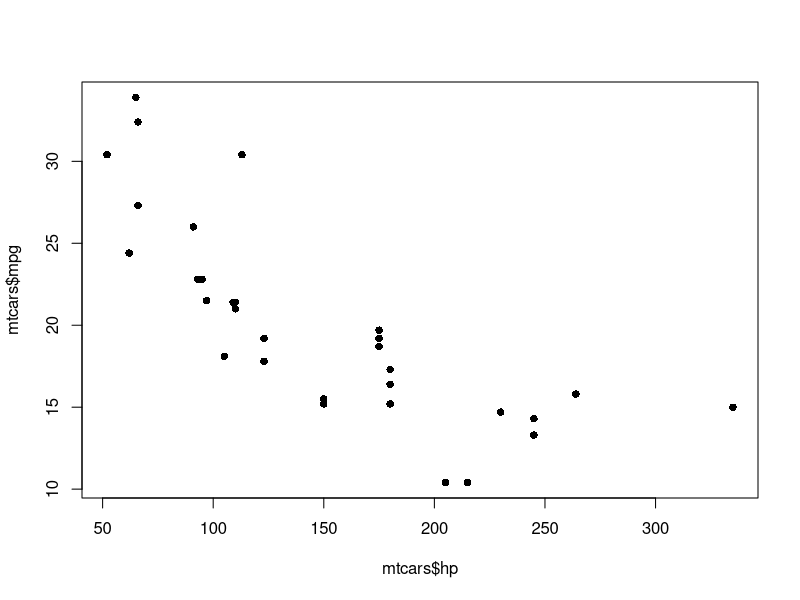
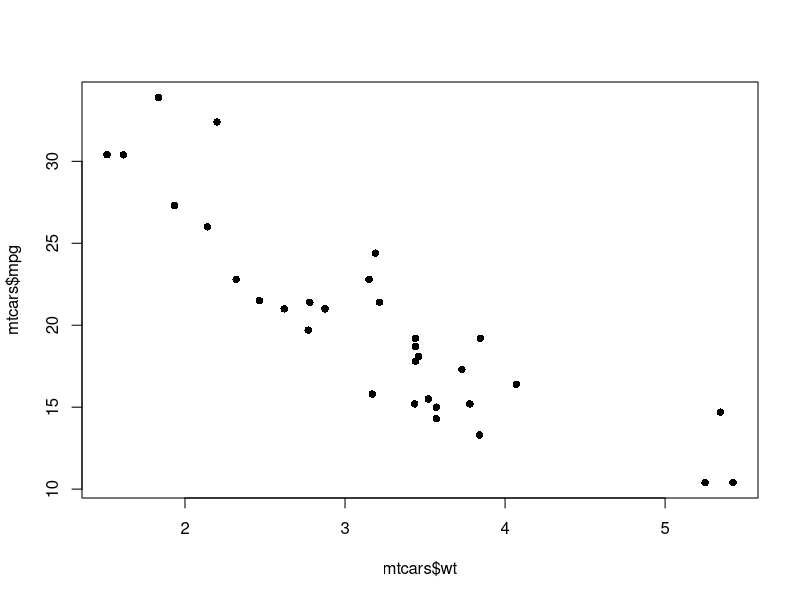
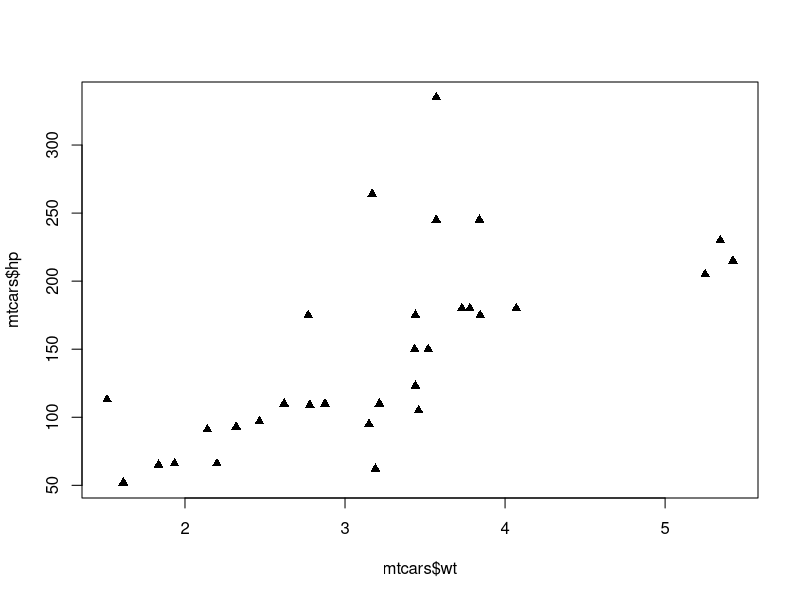

These charts were generated, in order, by the following R code: (Note: this script raises an error after producing the figures.)
## Correlation
cor(mtcars$hp, mtcars$mpg)
cor(mtcars$wt, mtcars$mpg)

plot(mtcars$hp, mtcars$mpg, pch=16)
plot(mtcars$wt, mtcars$mpg, pch=16)
plot(mtcars$wt, mtcars$hp, pch=17)

cor(mtcars[ , c("mpg", "wt", "hp")])

# dplyr (tidyverse)
library(dplyr)
mtcars %>%
  select(mpg, wt, hp, am) %>%
  cor()

# compute correlation (r) and sig test pearson's test
cor.test(mtcars$hp, mtcars$mpg)

## Linear Regression
# mpg = f(hp)
mpghp = lm(mpg ~ hp, data=mtcars)

summary(mpghp)

mpghp$coefficients[[1]] + mpghp$coefficients[[2]]*200

new_cars <- data.frame(
  hp = c(250, 320, 400, 410, 450)
)

# predict()
new_cars$mpg_pred <- predict(mpghp, newdata = new_cars)
#new_cars$hp_pred <- NULL
summary(mtcars$hp)

# Root mean square error RMSE
# Multiple Linear Regression
# mpg = f(hp, wt, am)
# mpg = b0 + b1*hp + b3*wt + b3*am
mlp <- lm(mpg ~ hp + wt + am, data = mtcars)

coefs <- coef(mlp)
coefs[1] + coefs[2]*200 + coefs[3]*3.5 + coefs[4]*1

# Build Full Model
lmfit_full <- lm(mpg ~ ., data = mtcars)
lmfit_full

mtcars$predicted <- predict(lmfit_full)
head(mtcars)

# Train RMSE
squared_error <- (mtcars$mpg - mtcars$predicted) **2
rmse <- sqrt(mean(squared_error))
rmse

# split data
set.seed(42)
n <- nrow(mtcars)
id <- sample(1:n, n*0.8)
train_data <- mtcars[id, ]
test_data <- mtcars[-id, ]

# Train Model
model1 <- lm(mpg ~ hp + wt, data = train_data)
pred_train <- predict(model1)
error_train <- train_data$mpg - pred_train
rmse_train <- sqrt(mean(error**2))

# Test Model
pred_test <- predict(model1, newdata = test_data)
error_test <- test_data$mpg - pred_test
rmse_test <- sqrt(mean(error_test**2))

# Print Result
cat("RMSE Train: ", rmse_train,
    "\nRMSE Test: ", rmse_test)














